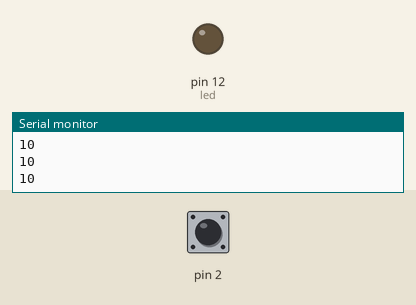
This sketch was run on a simulated Arduino Uno, built with avr-gcc and run on an emulated ATmega328P. Parts: output pins drawn as LEDs (lit = HIGH), the last lines printed to the serial monitor. Dashed ring = blinking. The inputs (shaded band) are chosen by the test bench; at power-on: pin 2 HIGH.

Above: at 1.2 s.
1.3 s: pin 2 pulled LOW for 1 s
At 1.7 s:
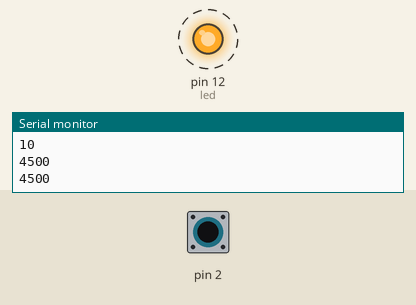
3.8 s: pin 2 pulled LOW for 0.15 s
At 5.2 s:
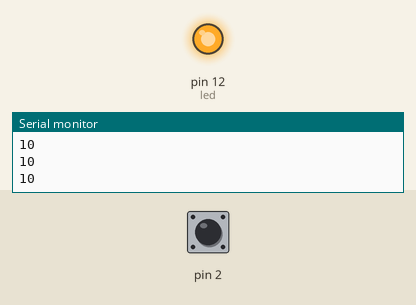
5.5 s: pin 2 pulled LOW for 3.2 s
At 6.18 s:
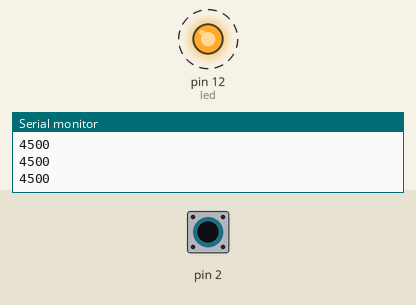
Timing chart, 0 to 10.3 s (numbered marks = the images above; inputs shaded):
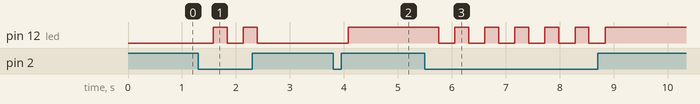

The sketch:

Touch_Swithc.ino.ino
```cpp
#include<CapacitiveSensor.h>
CapacitiveSensor capSensor = CapacitiveSensor(4,2);

int threshold = 1000;
  const int led = 12;

void setup() {
  Serial.begin(9600);
  pinMode(led, OUTPUT);
}


int state = 1;
void loop() {
  long sensorValue = capSensor.capacitiveSensor(30);
  Serial.println(sensorValue);

  if(sensorValue > threshold) {
    delay(250);
   state++;
  }
  if(state%2==0){
   digitalWrite(led,HIGH );
  }
  else{
  digitalWrite(led, LOW);
  delay(50);
  }
}
```

Measured:
- after the input at 1.3 s, pin 12 (led): alternates HIGH for 0.25 s and LOW for 0.30 s, 4 changes in all, then stays LOW, starting after 0.28 s
- after the input at 3.8 s, pin 12 (led): LOW → HIGH after 0.28 s
- after the input at 5.5 s, pin 12 (led): alternates HIGH for 0.25 s and LOW for 0.30 s, 12 changes in all, then stays HIGH, starting after 0.25 s
